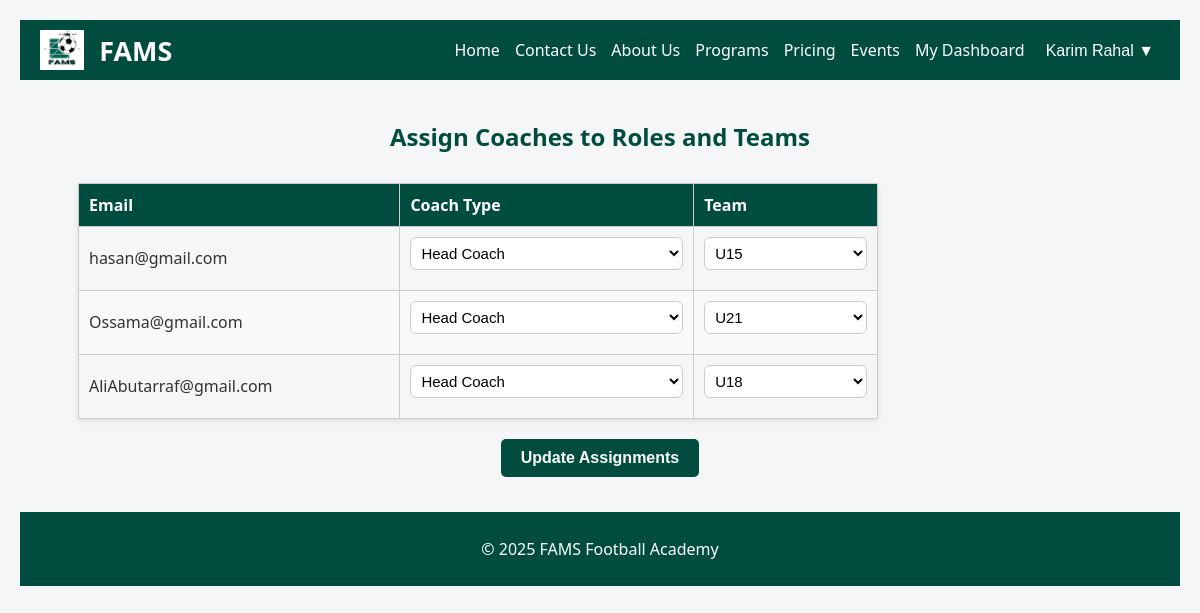
/Dashboards/assign-coaches.php (signed in), run on the app's committed database.
### tables this page shows
CREATE TABLE `users` (
  `id` int(11) NOT NULL,
  `full_name` varchar(100) NOT NULL,
  `father_name` varchar(100) NOT NULL,
  `gender` enum('Male','Female','Other') NOT NULL,
  `age` int(11) NOT NULL,
  `email` varchar(100) NOT NULL,
  `password_hash` varchar(255) NOT NULL,
  `created_at` timestamp NOT NULL DEFAULT current_timestamp(),
  `role` enum('NONE','Admin','Player','Coach') NOT NULL DEFAULT 'NONE',
  `plan` enum('U15','U18','U21','NONE') DEFAULT 'NONE',
  `total_attended` int(11) DEFAULT 0,
  `total_absent` int(11) DEFAULT 0,
  `coach_type` enum('Head Coach','Assistant Coach','Goalkeeping Coach','Fitness Coach') DEFAULT NULL,
  `coach_team` enum('U15','U18','U21') DEFAULT NULL
);

### Dashboards/assign-coaches.php (the view, shortened to what this page needs)
<?php
require_once '../includes/db.php';
require_once '../includes/header.php';
$coaches = $conn->query("SELECT id, email, coach_type, coach_team FROM users WHERE role = 'Coach'")
               ->fetch_all(MYSQLI_ASSOC);
?>
<h2>Assign Coaches to Roles and Teams</h2>
<form method="POST" action="assign-coaches.php">
    <table class="user-table">
        <thead>
            <tr>
                <th>Email</th>
                <th>Coach Type</th>
                <th>Team</th>
            </tr>
        </thead>
        <tbody>
            <?php foreach ($coaches as $coach): ?>
                <tr>
                    <td><?= htmlspecialchars($coach['email']) ?></td>
                    <td>
                        <select name="coach_type[<?= $coach['id'] ?>]" required>
                            <?php
                            $types = ['Head Coach', 'Assistant Coach', 'Goalkeeping Coach', 'Fitness Coach'];
                            foreach ($types as $type) {
                                $selected = $coach['coach_type'] === $type ? 'selected' : '';
                                echo "<option value=\"$type\" $selected>$type</option>";
                            }
                            ?>
                        </select>
                    </td>
                    <td>
                        <select name="coach_team[<?= $coach['id'] ?>]" required>
                            <?php
                            $teams = ['U15', 'U18', 'U21'];
                            foreach ($teams as $team) {
                                $selected = $coach['coach_team'] === $team ? 'selected' : '';
                                echo "<option value=\"$team\" $selected>$team</option>";
                            }
                            ?>
                        </select>
                    </td>
                </tr>
            <?php endforeach; ?>
        </tbody>
    </table>
    <button type="submit" class="btn">Update Assignments</button>
</form>
<?php include '../includes/footer.php'; ?>

### assets/css/style.css (style rules this page uses)
body { font-family: "DM Sans", sans-serif; margin: 0; padding: 0; background: #f5f5f5; }
.btn { background-color: #004d40; color: white; padding: 10px 25px; border: none; border-radius: 5px; text-decoration: none; font-weight: bold; }
.user-table { width: 100%; border-collapse: collapse; margin-bottom: 20px; box-shadow: 0 2px 6px rgba(0,0,0,0.1); }
.user-table th, .user-table td { padding: 12px 15px; border: 1px solid #ddd; text-align: left; }
.user-table th { background-color: #004d40; color: white; }
.user-table tr:nth-child(even) { background-color: #f9f9f9; }
.btn { background-color: #004d40; color: white; padding: 10px 20px; border: none; border-radius: 5px; font-weight: bold; cursor: pointer; }
.user-table { width: 100%; border-collapse: collapse; margin: 20px 0; }
.user-table th, .user-table td { padding: 12px; border: 1px solid #ddd; text-align: left; }
.user-table th { background-color: #004d40; color: #fff; }
table { width: 100%; border-collapse: collapse; margin-bottom: 10px; }
table th, table td { padding: 10px; border: 1px solid #ccc; text-align: left; }
table th { background-color: #004d40; color: white; }
.user-table { width: 100%; border-collapse: collapse; margin-bottom: 20px; }
.user-table th, .user-table td { padding: 10px; border: 1px solid #ccc; }
.user-table { width: 100%; border-collapse: collapse; margin-top: 20px; }
.user-table th, .user-table td { padding: 10px; border: 1px solid #ccc; text-align: left; }
select { padding: 6px; border-radius: 4px; width: 100%; }
body { font-family: 'Segoe UI', Tahoma, Geneva, Verdana, sans-serif; background-color: #f4f6f8; margin: 0; padding: 20px; color: #333; }
select, input[type="date"], input[type="number"], textarea { width: 100%; padding: 10px 12px; border: 1px solid #ccc; border-radius: 6px; font-size: 15px; background-color: #fff; transition: border 0.3s, box-shadow 0.3s; }
.btn { display: block; background-color: #004d40; color: white; padding: 12px 24px; font-size: 16px; border: none; border-radius: 8px; cursor: pointer; margin: 30px auto 0; font-weight: bold; transition: background-color 0.3s ease; }
h2 { text-align: center; color: #004d40; margin-bottom: 30px; }
.equipment-form, table { width: 100%; max-width: 800px; margin: 20px auto; }
.equipment-form input, .equipment-form select, table input, table select { width: 100%; padding: 6px; margin-bottom: 10px; }
.btn { display: block; background: #004d40; color: white; padding: 10px 20px; margin: 15px auto; border: none; border-radius: 5px; font-weight: bold; cursor: pointer; }

### data on the page
users: email "hasan@gmail.com", id "Head Coach", id "U15"
users: email "Ossama@gmail.com", id "Head Coach", id "U21"
users: email "AliAbutarraf@gmail.com", id "Head Coach", id "U18"

### other printed values
$_SESSION['user_name'] "Karim Rahal"
